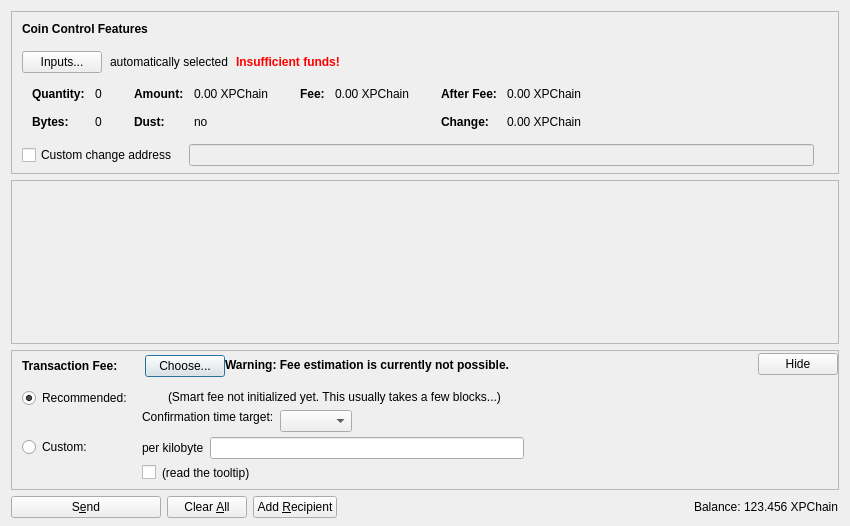
<?xml version="1.0" encoding="UTF-8"?>
<ui version="4.0">
 <class>SendCoinsDialog</class>
 <widget class="QDialog" name="SendCoinsDialog">
  <property name="geometry">
   <rect>
    <x>0</x>
    <y>0</y>
    <width>850</width>
    <height>526</height>
   </rect>
  </property>
  <property name="windowTitle">
   <string>Send Coins</string>
  </property>
  <layout class="QVBoxLayout" name="verticalLayout" stretch="0,1,0,0">
   <property name="bottomMargin">
    <number>8</number>
   </property>
   <item>
    <widget class="QFrame" name="frameCoinControl">
     <property name="sizePolicy">
      <sizepolicy hsizetype="Expanding" vsizetype="Expanding">
       <horstretch>0</horstretch>
       <verstretch>0</verstretch>
      </sizepolicy>
     </property>
     <property name="maximumSize">
      <size>
       <width>16777215</width>
       <height>16777215</height>
      </size>
     </property>
     <property name="frameShape">
      <enum>QFrame::StyledPanel</enum>
     </property>
     <property name="frameShadow">
      <enum>QFrame::Sunken</enum>
     </property>
     <layout class="QVBoxLayout" name="verticalLayoutCoinControl2">
      <property name="spacing">
       <number>0</number>
      </property>
      <property name="leftMargin">
       <number>0</number>
      </property>
      <property name="topMargin">
       <number>0</number>
      </property>
      <property name="rightMargin">
       <number>0</number>
      </property>
      <property name="bottomMargin">
       <number>6</number>
      </property>
      <item>
       <layout class="QVBoxLayout" name="verticalLayoutCoinControl" stretch="0,0,0,0,1">
        <property name="spacing">
         <number>0</number>
        </property>
        <property name="leftMargin">
         <number>10</number>
        </property>
        <property name="topMargin">
         <number>10</number>
        </property>
        <item>
         <layout class="QHBoxLayout" name="horizontalLayoutCoinControl1">
          <property name="bottomMargin">
           <number>15</number>
          </property>
          <item>
           <widget class="QLabel" name="labelCoinControlFeatures">
            <property name="sizePolicy">
             <sizepolicy hsizetype="Preferred" vsizetype="Maximum">
              <horstretch>0</horstretch>
              <verstretch>0</verstretch>
             </sizepolicy>
            </property>
            <property name="font">
             <font>
              <weight>75</weight>
              <bold>true</bold>
             </font>
            </property>
            <property name="styleSheet">
             <string notr="true">font-weight:bold;</string>
            </property>
            <property name="text">
             <string>Coin Control Features</string>
            </property>
           </widget>
          </item>
         </layout>
        </item>
        <item>
         <layout class="QHBoxLayout" name="horizontalLayoutCoinControl2" stretch="0,0,0,0">
          <property name="spacing">
           <number>8</number>
          </property>
          <property name="bottomMargin">
           <number>10</number>
          </property>
          <item>
           <widget class="QPushButton" name="pushButtonCoinControl">
            <property name="styleSheet">
             <string notr="true"/>
            </property>
            <property name="text">
             <string>Inputs...</string>
            </property>
            <property name="autoDefault">
             <bool>false</bool>
            </property>
           </widget>
          </item>
          <item>
           <widget class="QLabel" name="labelCoinControlAutomaticallySelected">
            <property name="text">
             <string>automatically selected</string>
            </property>
            <property name="margin">
             <number>5</number>
            </property>
           </widget>
          </item>
          <item>
           <widget class="QLabel" name="labelCoinControlInsuffFunds">
            <property name="font">
             <font>
              <weight>75</weight>
              <bold>true</bold>
             </font>
            </property>
            <property name="styleSheet">
             <string notr="true">color:red;font-weight:bold;</string>
            </property>
            <property name="text">
             <string>Insufficient funds!</string>
            </property>
            <property name="margin">
             <number>5</number>
            </property>
           </widget>
          </item>
          <item>
           <spacer name="horizontalSpacerCoinControl">
            <property name="orientation">
             <enum>Qt::Horizontal</enum>
            </property>
            <property name="sizeHint" stdset="0">
             <size>
              <width>40</width>
              <height>1</height>
             </size>
            </property>
           </spacer>
          </item>
         </layout>
        </item>
        <item>
         <widget class="QWidget" name="widgetCoinControl" native="true">
          <property name="sizePolicy">
           <sizepolicy hsizetype="Preferred" vsizetype="Preferred">
            <horstretch>0</horstretch>
            <verstretch>0</verstretch>
           </sizepolicy>
          </property>
          <property name="minimumSize">
           <size>
            <width>0</width>
            <height>0</height>
           </size>
          </property>
          <property name="styleSheet">
           <string notr="true"/>
          </property>
          <layout class="QHBoxLayout" name="horizontalLayoutCoinControl5">
           <property name="leftMargin">
            <number>0</number>
           </property>
           <property name="topMargin">
            <number>0</number>
           </property>
           <property name="rightMargin">
            <number>0</number>
           </property>
           <property name="bottomMargin">
            <number>0</number>
           </property>
           <item>
            <layout class="QHBoxLayout" name="horizontalLayoutCoinControl3" stretch="0,0,0,1">
             <property name="spacing">
              <number>20</number>
             </property>
             <property name="topMargin">
              <number>0</number>
             </property>
             <property name="bottomMargin">
              <number>10</number>
             </property>
             <item>
              <layout class="QFormLayout" name="formLayoutCoinControl1">
               <property name="horizontalSpacing">
                <number>10</number>
               </property>
               <property name="verticalSpacing">
                <number>14</number>
               </property>
               <property name="leftMargin">
                <number>10</number>
               </property>
               <property name="topMargin">
                <number>4</number>
               </property>
               <property name="rightMargin">
                <number>6</number>
               </property>
               <item row="0" column="0">
                <widget class="QLabel" name="labelCoinControlQuantityText">
                 <property name="font">
                  <font>
                   <weight>75</weight>
                   <bold>true</bold>
                  </font>
                 </property>
                 <property name="text">
                  <string>Quantity:</string>
                 </property>
                 <property name="margin">
                  <number>0</number>
                 </property>
                </widget>
               </item>
               <item row="0" column="1">
                <widget class="QLabel" name="labelCoinControlQuantity">
                 <property name="cursor">
                  <cursorShape>IBeamCursor</cursorShape>
                 </property>
                 <property name="contextMenuPolicy">
                  <enum>Qt::ActionsContextMenu</enum>
                 </property>
                 <property name="text">
                  <string notr="true">0</string>
                 </property>
                 <property name="margin">
                  <number>0</number>
                 </property>
                 <property name="textInteractionFlags">
                  <set>Qt::LinksAccessibleByMouse|Qt::TextSelectableByKeyboard|Qt::TextSelectableByMouse</set>
                 </property>
                </widget>
               </item>
               <item row="1" column="0">
                <widget class="QLabel" name="labelCoinControlBytesText">
                 <property name="font">
                  <font>
                   <weight>75</weight>
                   <bold>true</bold>
                  </font>
                 </property>
                 <property name="text">
                  <string>Bytes:</string>
                 </property>
                </widget>
               </item>
               <item row="1" column="1">
                <widget class="QLabel" name="labelCoinControlBytes">
                 <property name="cursor">
                  <cursorShape>IBeamCursor</cursorShape>
                 </property>
                 <property name="contextMenuPolicy">
                  <enum>Qt::ActionsContextMenu</enum>
                 </property>
                 <property name="text">
                  <string notr="true">0</string>
                 </property>
                 <property name="textInteractionFlags">
                  <set>Qt::LinksAccessibleByMouse|Qt::TextSelectableByKeyboard|Qt::TextSelectableByMouse</set>
                 </property>
                </widget>
               </item>
              </layout>
             </item>
             <item>
              <layout class="QFormLayout" name="formLayoutCoinControl2">
               <property name="horizontalSpacing">
                <number>10</number>
               </property>
               <property name="verticalSpacing">
                <number>14</number>
               </property>
               <property name="leftMargin">
                <number>6</number>
               </property>
               <property name="topMargin">
                <number>4</number>
               </property>
               <property name="rightMargin">
                <number>6</number>
               </property>
               <item row="0" column="0">
                <widget class="QLabel" name="labelCoinControlAmountText">
                 <property name="font">
                  <font>
                   <weight>75</weight>
                   <bold>true</bold>
                  </font>
                 </property>
                 <property name="text">
                  <string>Amount:</string>
                 </property>
                 <property name="margin">
                  <number>0</number>
                 </property>
                </widget>
               </item>
               <item row="0" column="1">
                <widget class="QLabel" name="labelCoinControlAmount">
                 <property name="cursor">
                  <cursorShape>IBeamCursor</cursorShape>
                 </property>
                 <property name="contextMenuPolicy">
                  <enum>Qt::ActionsContextMenu</enum>
                 </property>
                 <property name="text">
                  <string notr="true">0.00 XPChain</string>
                 </property>
                 <property name="textInteractionFlags">
                  <set>Qt::LinksAccessibleByMouse|Qt::TextSelectableByKeyboard|Qt::TextSelectableByMouse</set>
                 </property>
                </widget>
               </item>
               <item row="1" column="0">
                <widget class="QLabel" name="labelCoinControlLowOutputText">
                 <property name="font">
                  <font>
                   <weight>75</weight>
                   <bold>true</bold>
                  </font>
                 </property>
                 <property name="text">
                  <string>Dust:</string>
                 </property>
                </widget>
               </item>
               <item row="1" column="1">
                <widget class="QLabel" name="labelCoinControlLowOutput">
                 <property name="cursor">
                  <cursorShape>IBeamCursor</cursorShape>
                 </property>
                 <property name="contextMenuPolicy">
                  <enum>Qt::ActionsContextMenu</enum>
                 </property>
                 <property name="text">
                  <string notr="true">no</string>
                 </property>
                 <property name="textInteractionFlags">
                  <set>Qt::LinksAccessibleByMouse|Qt::TextSelectableByKeyboard|Qt::TextSelectableByMouse</set>
                 </property>
                </widget>
               </item>
              </layout>
             </item>
             <item>
              <layout class="QFormLayout" name="formLayoutCoinControl3">
               <property name="horizontalSpacing">
                <number>10</number>
               </property>
               <property name="verticalSpacing">
                <number>14</number>
               </property>
               <property name="leftMargin">
                <number>6</number>
               </property>
               <property name="topMargin">
                <number>4</number>
               </property>
               <property name="rightMargin">
                <number>6</number>
               </property>
               <item row="0" column="0">
                <widget class="QLabel" name="labelCoinControlFeeText">
                 <property name="font">
                  <font>
                   <weight>75</weight>
                   <bold>true</bold>
                  </font>
                 </property>
                 <property name="text">
                  <string>Fee:</string>
                 </property>
                 <property name="margin">
                  <number>0</number>
                 </property>
                </widget>
               </item>
               <item row="0" column="1">
                <widget class="QLabel" name="labelCoinControlFee">
                 <property name="cursor">
                  <cursorShape>IBeamCursor</cursorShape>
                 </property>
                 <property name="contextMenuPolicy">
                  <enum>Qt::ActionsContextMenu</enum>
                 </property>
                 <property name="text">
                  <string notr="true">0.00 XPChain</string>
                 </property>
                 <property name="textInteractionFlags">
                  <set>Qt::LinksAccessibleByMouse|Qt::TextSelectableByKeyboard|Qt::TextSelectableByMouse</set>
                 </property>
                </widget>
               </item>
              </layout>
             </item>
             <item>
              <layout class="QFormLayout" name="formLayoutCoinControl4">
               <property name="horizontalSpacing">
                <number>10</number>
               </property>
               <property name="verticalSpacing">
                <number>14</number>
               </property>
               <property name="leftMargin">
                <number>6</number>
               </property>
               <property name="topMargin">
                <number>4</number>
               </property>
               <property name="rightMargin">
                <number>6</number>
               </property>
               <item row="0" column="0">
                <widget class="QLabel" name="labelCoinControlAfterFeeText">
                 <property name="font">
                  <font>
                   <weight>75</weight>
                   <bold>true</bold>
                  </font>
                 </property>
                 <property name="text">
                  <string>After Fee:</string>
                 </property>
                 <property name="margin">
                  <number>0</number>
                 </property>
                </widget>
               </item>
               <item row="0" column="1">
                <widget class="QLabel" name="labelCoinControlAfterFee">
                 <property name="cursor">
                  <cursorShape>IBeamCursor</cursorShape>
                 </property>
                 <property name="contextMenuPolicy">
                  <enum>Qt::ActionsContextMenu</enum>
                 </property>
                 <property name="text">
                  <string notr="true">0.00 XPChain</string>
                 </property>
                 <property name="textInteractionFlags">
                  <set>Qt::LinksAccessibleByMouse|Qt::TextSelectableByKeyboard|Qt::TextSelectableByMouse</set>
                 </property>
                </widget>
               </item>
               <item row="1" column="0">
                <widget class="QLabel" name="labelCoinControlChangeText">
                 <property name="font">
                  <font>
                   <weight>75</weight>
                   <bold>true</bold>
                  </font>
                 </property>
                 <property name="text">
                  <string>Change:</string>
                 </property>
                </widget>
               </item>
               <item row="1" column="1">
                <widget class="QLabel" name="labelCoinControlChange">
                 <property name="cursor">
                  <cursorShape>IBeamCursor</cursorShape>
                 </property>
                 <property name="contextMenuPolicy">
                  <enum>Qt::ActionsContextMenu</enum>
                 </property>
                 <property name="text">
                  <string notr="true">0.00 XPChain</string>
                 </property>
                 <property name="textInteractionFlags">
                  <set>Qt::LinksAccessibleByMouse|Qt::TextSelectableByKeyboard|Qt::TextSelectableByMouse</set>
                 </property>
                </widget>
               </item>
              </layout>
             </item>
            </layout>
           </item>
          </layout>
         </widget>
        </item>
        <item>
         <layout class="QHBoxLayout" name="horizontalLayoutCoinControl4" stretch="0,0,0">
          <property name="spacing">
           <number>12</number>
          </property>
          <property name="sizeConstraint">
           <enum>QLayout::SetDefaultConstraint</enum>
          </property>
          <property name="topMargin">
           <number>5</number>
          </property>
          <property name="rightMargin">
           <number>5</number>
          </property>
          <item>
           <widget class="QCheckBox" name="checkBoxCoinControlChange">
            <property name="toolTip">
             <string>If this is activated, but the change address is empty or invalid, change will be sent to a newly generated address.</string>
            </property>
            <property name="text">
             <string>Custom change address</string>
            </property>
           </widget>
          </item>
          <item>
           <widget class="QValidatedLineEdit" name="lineEditCoinControlChange">
            <property name="enabled">
             <bool>false</bool>
            </property>
            <property name="sizePolicy">
             <sizepolicy hsizetype="Expanding" vsizetype="Fixed">
              <horstretch>0</horstretch>
              <verstretch>0</verstretch>
             </sizepolicy>
            </property>
           </widget>
          </item>
          <item>
           <widget class="QLabel" name="labelCoinControlChangeLabel">
            <property name="sizePolicy">
             <sizepolicy hsizetype="Preferred" vsizetype="Expanding">
              <horstretch>0</horstretch>
              <verstretch>0</verstretch>
             </sizepolicy>
            </property>
            <property name="minimumSize">
             <size>
              <width>0</width>
              <height>0</height>
             </size>
            </property>
            <property name="text">
             <string/>
            </property>
            <property name="margin">
             <number>3</number>
            </property>
           </widget>
          </item>
         </layout>
        </item>
        <item>
         <spacer name="verticalSpacerCoinControl">
          <property name="orientation">
           <enum>Qt::Vertical</enum>
          </property>
          <property name="sizeHint" stdset="0">
           <size>
            <width>800</width>
            <height>1</height>
           </size>
          </property>
         </spacer>
        </item>
       </layout>
      </item>
     </layout>
    </widget>
   </item>
   <item>
    <widget class="QScrollArea" name="scrollArea">
     <property name="widgetResizable">
      <bool>true</bool>
     </property>
     <widget class="QWidget" name="scrollAreaWidgetContents">
      <property name="geometry">
       <rect>
        <x>0</x>
        <y>0</y>
        <width>830</width>
        <height>104</height>
       </rect>
      </property>
      <layout class="QVBoxLayout" name="verticalLayout_2" stretch="0,1">
       <property name="leftMargin">
        <number>0</number>
       </property>
       <property name="topMargin">
        <number>0</number>
       </property>
       <property name="rightMargin">
        <number>0</number>
       </property>
       <property name="bottomMargin">
        <number>0</number>
       </property>
       <item>
        <layout class="QVBoxLayout" name="entries">
         <property name="spacing">
          <number>6</number>
         </property>
        </layout>
       </item>
       <item>
        <spacer name="verticalSpacer">
         <property name="orientation">
          <enum>Qt::Vertical</enum>
         </property>
         <property name="sizeHint" stdset="0">
          <size>
           <width>20</width>
           <height>40</height>
          </size>
         </property>
        </spacer>
       </item>
      </layout>
     </widget>
    </widget>
   </item>
   <item>
    <widget class="QFrame" name="frameFee">
     <property name="sizePolicy">
      <sizepolicy hsizetype="Expanding" vsizetype="Expanding">
       <horstretch>0</horstretch>
       <verstretch>0</verstretch>
      </sizepolicy>
     </property>
     <property name="maximumSize">
      <size>
       <width>16777215</width>
       <height>16777215</height>
      </size>
     </property>
     <property name="frameShape">
      <enum>QFrame::StyledPanel</enum>
     </property>
     <property name="frameShadow">
      <enum>QFrame::Sunken</enum>
     </property>
     <layout class="QVBoxLayout" name="verticalLayoutFee1">
      <property name="spacing">
       <number>0</number>
      </property>
      <property name="leftMargin">
       <number>0</number>
      </property>
      <property name="topMargin">
       <number>0</number>
      </property>
      <property name="rightMargin">
       <number>0</number>
      </property>
      <property name="bottomMargin">
       <number>0</number>
      </property>
      <item>
       <layout class="QVBoxLayout" name="verticalLayoutFee2" stretch="0,0,0">
        <property name="spacing">
         <number>0</number>
        </property>
        <property name="leftMargin">
         <number>10</number>
        </property>
        <property name="topMargin">
         <number>0</number>
        </property>
        <item>
         <layout class="QHBoxLayout" name="horizontalLayoutFee1">
          <property name="bottomMargin">
           <number>0</number>
          </property>
          <item>
           <layout class="QVBoxLayout" name="verticalLayoutFee7">
            <property name="spacing">
             <number>0</number>
            </property>
            <item>
             <spacer name="verticalSpacerSmartFee">
              <property name="orientation">
               <enum>Qt::Vertical</enum>
              </property>
              <property name="sizeType">
               <enum>QSizePolicy::Fixed</enum>
              </property>
              <property name="sizeHint" stdset="0">
               <size>
                <width>1</width>
                <height>4</height>
               </size>
              </property>
             </spacer>
            </item>
            <item>
             <layout class="QHBoxLayout" name="horizontalLayoutSmartFee">
              <property name="spacing">
               <number>10</number>
              </property>
              <item>
               <widget class="QLabel" name="labelFeeHeadline">
                <property name="sizePolicy">
                 <sizepolicy hsizetype="Preferred" vsizetype="Maximum">
                  <horstretch>0</horstretch>
                  <verstretch>0</verstretch>
                 </sizepolicy>
                </property>
                <property name="font">
                 <font>
                  <weight>75</weight>
                  <bold>true</bold>
                 </font>
                </property>
                <property name="styleSheet">
                 <string notr="true">font-weight:bold;</string>
                </property>
                <property name="text">
                 <string>Transaction Fee:</string>
                </property>
               </widget>
              </item>
              <item>
               <widget class="QLabel" name="labelFeeMinimized">
                <property name="text">
                 <string/>
                </property>
               </widget>
              </item>
              <item>
               <widget class="QPushButton" name="buttonChooseFee">
                <property name="text">
                 <string>Choose...</string>
                </property>
               </widget>
              </item>
             </layout>
            </item>
            <item>
             <spacer name="verticalSpacer_5">
              <property name="orientation">
               <enum>Qt::Vertical</enum>
              </property>
              <property name="sizeHint" stdset="0">
               <size>
                <width>1</width>
                <height>1</height>
               </size>
              </property>
             </spacer>
            </item>
           </layout>
          </item>
          <item>
           <widget class="QLabel" name="fallbackFeeWarningLabel">
            <property name="toolTip">
             <string>Using the fallbackfee can result in sending a transaction that will take several hours or days (or never) to confirm. Consider choosing your fee manually or wait until you have validated the complete chain.</string>
            </property>
            <property name="font">
            <font>
                <weight>75</weight>
                <bold>true</bold>
            </font>
            </property>
            <property name="text">
             <string>Warning: Fee estimation is currently not possible.</string>
            </property>
            <property name="wordWrap">
             <bool>false</bool>
            </property>
           </widget>
          </item>
          <item>
           <spacer name="horizontalSpacer_4">
            <property name="orientation">
             <enum>Qt::Horizontal</enum>
            </property>
            <property name="sizeType">
             <enum>QSizePolicy::MinimumExpanding</enum>
            </property>
            <property name="sizeHint" stdset="0">
             <size>
              <width>40</width>
              <height>20</height>
             </size>
            </property>
           </spacer>
          </item>
          <item>
           <widget class="QPushButton" name="buttonMinimizeFee">
            <property name="toolTip">
             <string>collapse fee-settings</string>
            </property>
            <property name="text">
             <string>Hide</string>
            </property>
           </widget>
          </item>
         </layout>
        </item>
        <item>
         <widget class="QFrame" name="frameFeeSelection">
          <layout class="QVBoxLayout" name="verticalLayoutFee12">
           <property name="spacing">
            <number>0</number>
           </property>
           <property name="leftMargin">
            <number>0</number>
           </property>
           <property name="topMargin">
            <number>0</number>
           </property>
           <property name="rightMargin">
            <number>0</number>
           </property>
           <property name="bottomMargin">
            <number>0</number>
           </property>
           <item>
            <layout class="QGridLayout" name="gridLayoutFee">
             <property name="topMargin">
              <number>10</number>
             </property>
             <property name="bottomMargin">
              <number>4</number>
             </property>
             <property name="horizontalSpacing">
              <number>10</number>
             </property>
             <property name="verticalSpacing">
              <number>4</number>
             </property>
             <item row="1" column="1">
              <layout class="QVBoxLayout" name="verticalLayoutFee8">
               <property name="spacing">
                <number>6</number>
               </property>
               <item>
                <layout class="QHBoxLayout" name="horizontalLayoutFee13">
                 <item>
                  <widget class="QLabel" name="labelCustomPerKilobyte">
                   <property name="toolTip">
                    <string>Specify a custom fee per kB (1,000 bytes) of the transaction's virtual size.

Note:  Since the fee is calculated on a per-byte basis, a fee of "100 satoshis per kB" for a transaction size of 500 bytes (half of 1 kB) would ultimately yield a fee of only 50 satoshis.</string>
                   </property>
                   <property name="text">
                    <string>per kilobyte</string>
                   </property>
                  </widget>
                 </item>
                 <item>
                  <widget class="BitcoinAmountField" name="customFee"/>
                 </item>
                 <item>
                  <spacer name="horizontalSpacer_6">
                   <property name="orientation">
                    <enum>Qt::Horizontal</enum>
                   </property>
                   <property name="sizeHint" stdset="0">
                    <size>
                     <width>1</width>
                     <height>1</height>
                    </size>
                   </property>
                  </spacer>
                 </item>
                </layout>
               </item>
               <item>
                <layout class="QHBoxLayout" name="horizontalLayoutFee8">
                 <item>
                  <widget class="QCheckBox" name="checkBoxMinimumFee">
                   <property name="toolTip">
                    <string>Paying only the minimum fee is just fine as long as there is less transaction volume than space in the blocks. But be aware that this can end up in a never confirming transaction once there is more demand for bitcoin transactions than the network can process.</string>
                   </property>
                   <property name="text">
                    <string/>
                   </property>
                  </widget>
                 </item>
                 <item>
                  <widget class="QLabel" name="labelMinFeeWarning">
                   <property name="enabled">
                    <bool>true</bool>
                   </property>
                   <property name="toolTip">
                    <string>Paying only the minimum fee is just fine as long as there is less transaction volume than space in the blocks. But be aware that this can end up in a never confirming transaction once there is more demand for bitcoin transactions than the network can process.</string>
                   </property>
                   <property name="text">
                    <string>(read the tooltip)</string>
                   </property>
                   <property name="margin">
                    <number>5</number>
                   </property>
                  </widget>
                 </item>
                 <item>
                  <spacer name="horizontalSpacer_2">
                   <property name="orientation">
                    <enum>Qt::Horizontal</enum>
                   </property>
                   <property name="sizeHint" stdset="0">
                    <size>
                     <width>1</width>
                     <height>1</height>
                    </size>
                   </property>
                  </spacer>
                 </item>
                </layout>
               </item>
              </layout>
             </item>
             <item row="0" column="0">
              <layout class="QVBoxLayout" name="verticalLayoutFee4" stretch="0,1">
               <item>
                <widget class="QRadioButton" name="radioSmartFee">
                 <property name="text">
                  <string>Recommended:</string>
                 </property>
                 <property name="checked">
                  <bool>true</bool>
                 </property>
                 <attribute name="buttonGroup">
                  <string notr="true">groupFee</string>
                 </attribute>
                </widget>
               </item>
               <item>
                <spacer name="verticalSpacer_2">
                 <property name="orientation">
                  <enum>Qt::Vertical</enum>
                 </property>
                 <property name="sizeHint" stdset="0">
                  <size>
                   <width>1</width>
                   <height>1</height>
                  </size>
                 </property>
                </spacer>
               </item>
              </layout>
             </item>
             <item row="1" column="0">
              <layout class="QVBoxLayout" name="verticalLayoutFee9" stretch="0,1">
               <item>
                <widget class="QRadioButton" name="radioCustomFee">
                 <property name="text">
                  <string>Custom:</string>
                 </property>
                 <attribute name="buttonGroup">
                  <string notr="true">groupFee</string>
                 </attribute>
                </widget>
               </item>
               <item>
                <spacer name="verticalSpacer_6">
                 <property name="orientation">
                  <enum>Qt::Vertical</enum>
                 </property>
                 <property name="sizeHint" stdset="0">
                  <size>
                   <width>1</width>
                   <height>1</height>
                  </size>
                 </property>
                </spacer>
               </item>
              </layout>
             </item>
             <item row="0" column="1">
              <layout class="QVBoxLayout" name="verticalLayoutFee3" stretch="0,0,1">
               <property name="spacing">
                <number>6</number>
               </property>
               <property name="topMargin">
                <number>2</number>
               </property>
               <item>
                <layout class="QHBoxLayout" name="horizontalLayoutFee12">
                 <item>
                  <widget class="QLabel" name="labelSmartFee">
                   <property name="text">
                    <string/>
                   </property>
                   <property name="margin">
                    <number>2</number>
                   </property>
                  </widget>
                 </item>
                 <item>
                  <widget class="QLabel" name="labelFeeEstimation">
                   <property name="text">
                    <string/>
                   </property>
                  </widget>
                 </item>
                 <item>
                  <widget class="QLabel" name="labelSmartFee2">
                   <property name="text">
                    <string>(Smart fee not initialized yet. This usually takes a few blocks...)</string>
                   </property>
                   <property name="margin">
                    <number>2</number>
                   </property>
                  </widget>
                 </item>
                 <item>
                  <spacer name="horizontalSpacer_5">
                   <property name="orientation">
                    <enum>Qt::Horizontal</enum>
                   </property>
                   <property name="sizeHint" stdset="0">
                    <size>
                     <width>1</width>
                     <height>1</height>
                    </size>
                   </property>
                  </spacer>
                 </item>
                </layout>
               </item>
               <item>
                <layout class="QHBoxLayout" name="horizontalLayoutFee9">
                 <item>
                  <layout class="QVBoxLayout" name="verticalLayoutFee6">
                   <item>
                    <widget class="QLabel" name="labelSmartFee3">
                     <property name="text">
                      <string>Confirmation time target:</string>
                     </property>
                     <property name="margin">
                      <number>2</number>
                     </property>
                    </widget>
                   </item>
                   <item>
                    <spacer name="verticalSpacer_3">
                     <property name="orientation">
                      <enum>Qt::Vertical</enum>
                     </property>
                     <property name="sizeHint" stdset="0">
                      <size>
                       <width>1</width>
                       <height>1</height>
                      </size>
                     </property>
                    </spacer>
                   </item>
                  </layout>
                 </item>
                 <item>
                  <layout class="QVBoxLayout" name="verticalLayoutFee5">
                   <property name="rightMargin">
                    <number>30</number>
                   </property>
                   <item>
                    <layout class="QHBoxLayout" name="horizontalLayoutConfTarget">
                     <property name="bottomMargin">
                      <number>0</number>
                     </property>
                     <item>
                      <widget class="QComboBox" name="confTargetSelector"/>
                     </item>
                     <item>
                      <spacer name="horizontalSpacerConfTarget">
                       <property name="orientation">
                        <enum>Qt::Horizontal</enum>
                       </property>
                       <property name="sizeHint" stdset="0">
                        <size>
                         <width>40</width>
                         <height>20</height>
                        </size>
                       </property>
                      </spacer>
                     </item>
                    </layout>
                   </item>
                  </layout>
                 </item>
                </layout>
               </item>
               <item>
                <spacer name="verticalSpacer_4">
                 <property name="orientation">
                  <enum>Qt::Vertical</enum>
                 </property>
                 <property name="sizeHint" stdset="0">
                  <size>
                   <width>1</width>
                   <height>1</height>
                  </size>
                 </property>
                </spacer>
               </item>
              </layout>
             </item>
            </layout>
           </item>
          </layout>
         </widget>
        </item>
        <item>
         <spacer name="verticalSpacerFee">
          <property name="orientation">
           <enum>Qt::Vertical</enum>
          </property>
          <property name="sizeHint" stdset="0">
           <size>
            <width>40</width>
            <height>5</height>
           </size>
          </property>
         </spacer>
        </item>
       </layout>
      </item>
     </layout>
    </widget>
   </item>
   <item>
    <layout class="QHBoxLayout" name="horizontalLayout">
     <item>
      <widget class="QPushButton" name="sendButton">
       <property name="minimumSize">
        <size>
         <width>150</width>
         <height>0</height>
        </size>
       </property>
       <property name="toolTip">
        <string>Confirm the send action</string>
       </property>
       <property name="text">
        <string>S&amp;end</string>
       </property>
       <property name="icon">
        <iconset resource="../bitcoin.qrc">
         <normaloff>:/icons/send</normaloff>:/icons/send</iconset>
       </property>
       <property name="autoDefault">
        <bool>false</bool>
       </property>
       <property name="default">
        <bool>false</bool>
       </property>
      </widget>
     </item>
     <item>
      <widget class="QPushButton" name="clearButton">
       <property name="sizePolicy">
        <sizepolicy hsizetype="Minimum" vsizetype="Fixed">
         <horstretch>0</horstretch>
         <verstretch>0</verstretch>
        </sizepolicy>
       </property>
       <property name="toolTip">
        <string>Clear all fields of the form.</string>
       </property>
       <property name="text">
        <string>Clear &amp;All</string>
       </property>
       <property name="icon">
        <iconset resource="../bitcoin.qrc">
         <normaloff>:/icons/remove</normaloff>:/icons/remove</iconset>
       </property>
       <property name="autoDefault">
        <bool>false</bool>
       </property>
      </widget>
     </item>
     <item>
      <widget class="QPushButton" name="addButton">
       <property name="toolTip">
        <string>Send to multiple recipients at once</string>
       </property>
       <property name="text">
        <string>Add &amp;Recipient</string>
       </property>
       <property name="icon">
        <iconset resource="../bitcoin.qrc">
         <normaloff>:/icons/add</normaloff>:/icons/add</iconset>
       </property>
       <property name="autoDefault">
        <bool>false</bool>
       </property>
      </widget>
     </item>
     <item>
      <spacer name="horizontalSpacer">
       <property name="orientation">
        <enum>Qt::Horizontal</enum>
       </property>
       <property name="sizeHint" stdset="0">
        <size>
         <width>40</width>
         <height>20</height>
        </size>
       </property>
      </spacer>
     </item>
     <item>
      <layout class="QHBoxLayout" name="horizontalLayout_2">
       <property name="spacing">
        <number>3</number>
       </property>
       <item>
        <widget class="QLabel" name="label">
         <property name="sizePolicy">
          <sizepolicy hsizetype="Preferred" vsizetype="Fixed">
           <horstretch>0</horstretch>
           <verstretch>0</verstretch>
          </sizepolicy>
         </property>
         <property name="text">
          <string>Balance:</string>
         </property>
        </widget>
       </item>
       <item>
        <widget class="QLabel" name="labelBalance">
         <property name="sizePolicy">
          <sizepolicy hsizetype="Preferred" vsizetype="Fixed">
           <horstretch>0</horstretch>
           <verstretch>0</verstretch>
          </sizepolicy>
         </property>
         <property name="cursor">
          <cursorShape>IBeamCursor</cursorShape>
         </property>
         <property name="text">
          <string notr="true">123.456 XPChain</string>
         </property>
         <property name="textInteractionFlags">
          <set>Qt::LinksAccessibleByMouse|Qt::TextSelectableByKeyboard|Qt::TextSelectableByMouse</set>
         </property>
        </widget>
       </item>
      </layout>
     </item>
    </layout>
   </item>
  </layout>
 </widget>
 <customwidgets>
  <customwidget>
   <class>QValidatedLineEdit</class>
   <extends>QLineEdit</extends>
   <header>qt/qvalidatedlineedit.h</header>
  </customwidget>
  <customwidget>
   <class>BitcoinAmountField</class>
   <extends>QLineEdit</extends>
   <header>qt/bitcoinamountfield.h</header>
   <container>1</container>
  </customwidget>
 </customwidgets>
 <resources>
  <include location="../bitcoin.qrc"/>
 </resources>
 <connections/>
 <buttongroups>
  <buttongroup name="groupFee"/>
 </buttongroups>
</ui>
